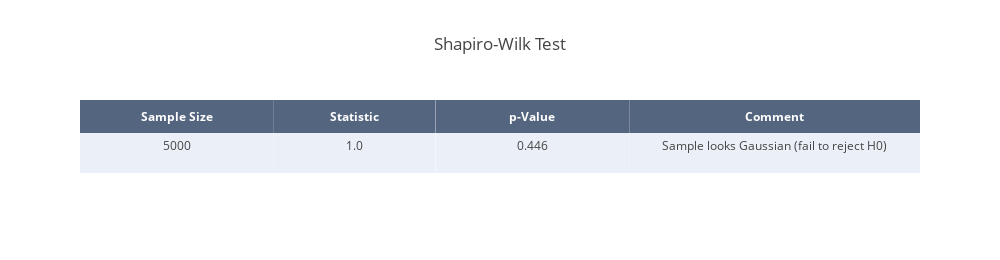

Notebook code for this chart:
### Markdown cell above
### Shapiro-Wilk Test

### Code cell
# Normality test
test = "Shapiro-Wilk Test"
stat, p = shapiro(samples_r_s)

# Round results
stat = round(stat, 3)
p = round(p, 3)

# Interpre results
alpha = 0.05
if p > alpha:
    msg = 'Sample looks Gaussian (fail to reject H0)'
else:
    msg = "Sample does not look Gaussian (reject H0)"

# Create table
result_mat = [len(samples_r_s), stat, p, msg]

trace = go.Table(
    header=dict(values=['<b>Sample Size</b>', '<b>Statistic</b>', '<b>p-Value</b>', '<b>Comment</b>'],
                line = dict(width=0),
                fill = dict(color='rgba(42,63,95,0.8)'),
                align = 'center',
                font = dict(
                    color = '#ffffff',
                    size = 12
                )),
    cells=dict(values=np.array(result_mat).T,
               line = dict(width=0),
               fill = dict(color=[['#EBF0F8', '#ffffff', '#EBF0F8', '#ffffff']]),
               align = 'center',
               height = 40),
    columnwidth=[0.3, 0.25, 0.3, 0.45])
       
data = [trace]

layout = dict(title=test, height=260, width=1000)

sw_table = dict(data=data, layout=layout)

# Plot table
py.offline.iplot(sw_table)

### Figure 1 — Plotly figure (JSON) as saved in the notebook; plotly's stock layout.template omitted (floating-point values rounded to 4 significant figures)
{"data": [{"cells": {"align": "center", "fill": {"color": [["#EBF0F8", "#ffffff", "#EBF0F8", "#ffffff"]]}, "height": 40, "line": {"width": 0}, "values": ["5000", "1.0", "0.446", "Sample looks Gaussian (fail to reject H0)"]}, "columnwidth": [0.3, 0.25, 0.3, 0.45], "header": {"align": "center", "fill": {"color": "rgba(42,63,95,0.8)"}, "font": {"color": "#ffffff", "size": 12}, "line": {"width": 0}, "values": ["<b>Sample Size</b>", "<b>Statistic</b>", "<b>p-Value</b>", "<b>Comment</b>"]}, "type": "table", "uid": "079542de-be84-412f-9951-0423ac22b9cb"}], "layout": {"height": 260, "title": {"text": "Shapiro-Wilk Test"}, "width": 1000}}
